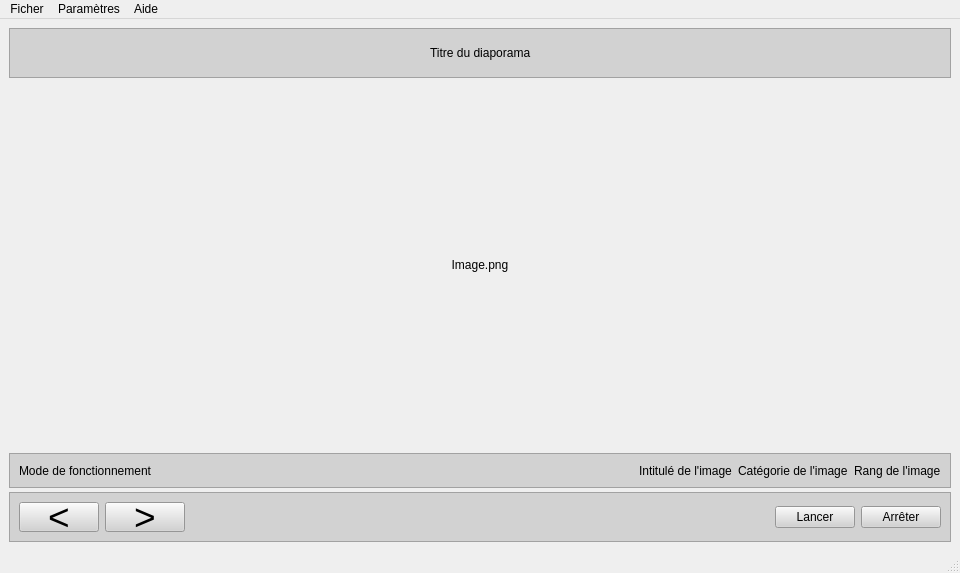
<?xml version="1.0" encoding="UTF-8"?>
<ui version="4.0">
 <class>MainWindow</class>
 <widget class="QMainWindow" name="MainWindow">
  <property name="enabled">
   <bool>true</bool>
  </property>
  <property name="geometry">
   <rect>
    <x>0</x>
    <y>0</y>
    <width>960</width>
    <height>573</height>
   </rect>
  </property>
  <property name="contextMenuPolicy">
   <enum>Qt::NoContextMenu</enum>
  </property>
  <property name="windowTitle">
   <string>MainWindow</string>
  </property>
  <widget class="QWidget" name="centralwidget">
   <layout class="QHBoxLayout" name="horizontalLayout_2">
    <item>
     <layout class="QVBoxLayout" name="verticalLayout" stretch="0,0,0,0">
      <item>
       <widget class="QFrame" name="fTitre">
        <property name="maximumSize">
         <size>
          <width>16777215</width>
          <height>50</height>
         </size>
        </property>
        <property name="styleSheet">
         <string notr="true">background-color: rgb(210, 210, 210);</string>
        </property>
        <property name="frameShape">
         <enum>QFrame::StyledPanel</enum>
        </property>
        <property name="frameShadow">
         <enum>QFrame::Raised</enum>
        </property>
        <layout class="QHBoxLayout" name="horizontalLayout_4">
         <item>
          <spacer name="horizontalSpacer_2">
           <property name="orientation">
            <enum>Qt::Horizontal</enum>
           </property>
           <property name="sizeHint" stdset="0">
            <size>
             <width>40</width>
             <height>20</height>
            </size>
           </property>
          </spacer>
         </item>
         <item>
          <widget class="QLabel" name="lTitre">
           <property name="text">
            <string>Titre du diaporama</string>
           </property>
          </widget>
         </item>
         <item>
          <spacer name="horizontalSpacer_3">
           <property name="orientation">
            <enum>Qt::Horizontal</enum>
           </property>
           <property name="sizeHint" stdset="0">
            <size>
             <width>40</width>
             <height>20</height>
            </size>
           </property>
          </spacer>
         </item>
        </layout>
       </widget>
      </item>
      <item>
       <layout class="QHBoxLayout" name="horizontalLayout_5">
        <item>
         <widget class="QLabel" name="lImage">
          <property name="minimumSize">
           <size>
            <width>300</width>
            <height>0</height>
           </size>
          </property>
          <property name="frameShape">
           <enum>QFrame::NoFrame</enum>
          </property>
          <property name="text">
           <string>Image.png</string>
          </property>
          <property name="alignment">
           <set>Qt::AlignCenter</set>
          </property>
         </widget>
        </item>
       </layout>
      </item>
      <item>
       <widget class="QFrame" name="fInfo">
        <property name="minimumSize">
         <size>
          <width>0</width>
          <height>35</height>
         </size>
        </property>
        <property name="maximumSize">
         <size>
          <width>16777215</width>
          <height>30</height>
         </size>
        </property>
        <property name="styleSheet">
         <string notr="true">background-color: rgb(210, 210, 210);</string>
        </property>
        <property name="frameShape">
         <enum>QFrame::StyledPanel</enum>
        </property>
        <property name="frameShadow">
         <enum>QFrame::Raised</enum>
        </property>
        <layout class="QHBoxLayout" name="horizontalLayout_7" stretch="0,0,0,0,0">
         <item>
          <widget class="QLabel" name="lMode">
           <property name="text">
            <string>Mode de fonctionnement</string>
           </property>
          </widget>
         </item>
         <item>
          <spacer name="horizontalSpacer_4">
           <property name="orientation">
            <enum>Qt::Horizontal</enum>
           </property>
           <property name="sizeHint" stdset="0">
            <size>
             <width>40</width>
             <height>20</height>
            </size>
           </property>
          </spacer>
         </item>
         <item>
          <widget class="QLabel" name="lIntitule">
           <property name="text">
            <string>Intitulé de l'image</string>
           </property>
          </widget>
         </item>
         <item>
          <widget class="QLabel" name="lCategorie">
           <property name="text">
            <string>Catégorie de l'image</string>
           </property>
          </widget>
         </item>
         <item>
          <widget class="QLabel" name="lRang">
           <property name="text">
            <string>Rang de l'image</string>
           </property>
          </widget>
         </item>
        </layout>
       </widget>
      </item>
      <item>
       <widget class="QFrame" name="fBoutons">
        <property name="maximumSize">
         <size>
          <width>16777215</width>
          <height>50</height>
         </size>
        </property>
        <property name="styleSheet">
         <string notr="true">background-color: rgb(210, 210, 210);</string>
        </property>
        <property name="frameShape">
         <enum>QFrame::StyledPanel</enum>
        </property>
        <property name="frameShadow">
         <enum>QFrame::Raised</enum>
        </property>
        <layout class="QHBoxLayout" name="horizontalLayout_3">
         <item>
          <widget class="QPushButton" name="bPrecedent">
           <property name="font">
            <font>
             <family>Arial</family>
             <pointsize>28</pointsize>
            </font>
           </property>
           <property name="text">
            <string>&lt;</string>
           </property>
          </widget>
         </item>
         <item>
          <widget class="QPushButton" name="bSuivant">
           <property name="font">
            <font>
             <family>Arial</family>
             <pointsize>28</pointsize>
            </font>
           </property>
           <property name="text">
            <string>&gt;</string>
           </property>
          </widget>
         </item>
         <item>
          <spacer name="horizontalSpacer">
           <property name="orientation">
            <enum>Qt::Horizontal</enum>
           </property>
           <property name="sizeHint" stdset="0">
            <size>
             <width>40</width>
             <height>20</height>
            </size>
           </property>
          </spacer>
         </item>
         <item>
          <widget class="QPushButton" name="bLancer">
           <property name="text">
            <string>Lancer</string>
           </property>
          </widget>
         </item>
         <item>
          <widget class="QPushButton" name="bArreter">
           <property name="text">
            <string>Arrêter</string>
           </property>
          </widget>
         </item>
        </layout>
       </widget>
      </item>
     </layout>
    </item>
   </layout>
  </widget>
  <widget class="QMenuBar" name="menubar">
   <property name="geometry">
    <rect>
     <x>0</x>
     <y>0</y>
     <width>960</width>
     <height>22</height>
    </rect>
   </property>
   <widget class="QMenu" name="menue">
    <property name="title">
     <string>Ficher</string>
    </property>
    <addaction name="actionQuitter"/>
   </widget>
   <widget class="QMenu" name="menuf">
    <property name="title">
     <string>Paramètres</string>
    </property>
    <addaction name="actionChargerDiaporama"/>
    <addaction name="actionEnleverDiaporama"/>
    <addaction name="separator"/>
    <addaction name="actionVitesseDeDeplacement"/>
   </widget>
   <widget class="QMenu" name="menuAide">
    <property name="title">
     <string>Aide</string>
    </property>
    <addaction name="actionAProposDe"/>
   </widget>
   <addaction name="menue"/>
   <addaction name="menuf"/>
   <addaction name="menuAide"/>
  </widget>
  <widget class="QStatusBar" name="statusbar"/>
  <action name="actionQuitter">
   <property name="text">
    <string>Quitter</string>
   </property>
  </action>
  <action name="actionChargerDiaporama">
   <property name="text">
    <string>Charger diaporama</string>
   </property>
  </action>
  <action name="actionEnleverDiaporama">
   <property name="text">
    <string>Enlever diaporama</string>
   </property>
  </action>
  <action name="actionVitesseDeDeplacement">
   <property name="text">
    <string>Vitesse de déplacement</string>
   </property>
  </action>
  <action name="actionAProposDe">
   <property name="text">
    <string>A propos de...</string>
   </property>
  </action>
 </widget>
 <resources/>
 <connections/>
</ui>
